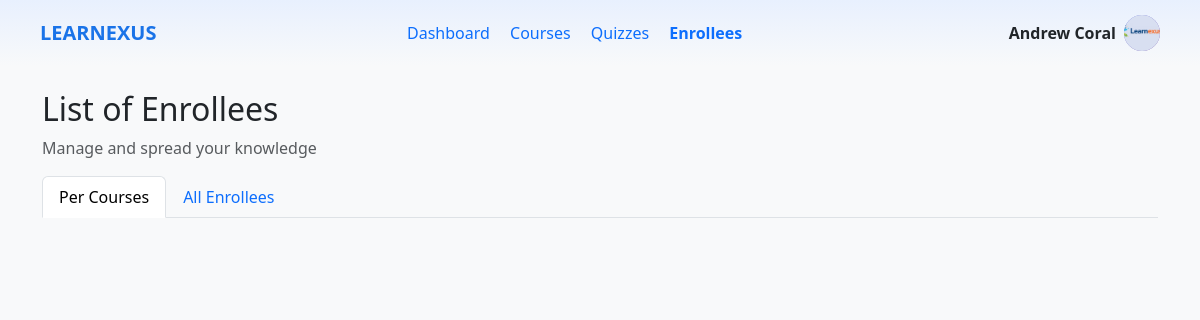
The app's page /teacher/enrollees.php (signed in), older data.
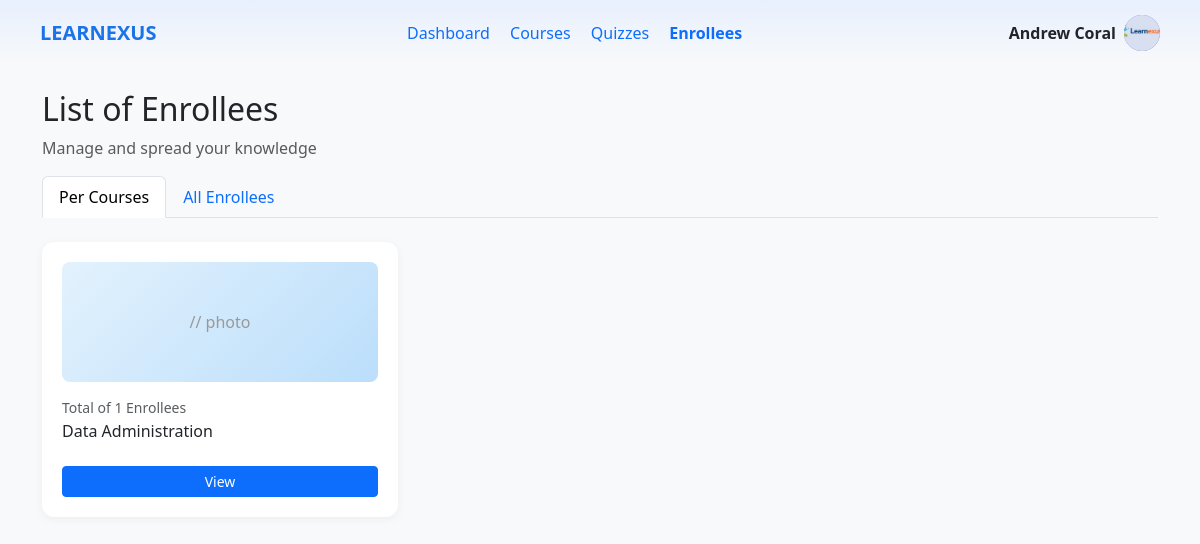
The same page, newer data.
### tables this page shows
CREATE TABLE `courses` (
  `courseID` int(11) NOT NULL,
  `teacherID` int(11) NOT NULL,
  `title` varchar(255) NOT NULL,
  `description` text DEFAULT NULL,
  `price` decimal(10,2) DEFAULT 0.00,
  `category` varchar(100) DEFAULT NULL,
  `status` enum('draft','published','archived') DEFAULT 'draft',
  `passingScore` int(11) DEFAULT 70,
  `createdAt` timestamp NOT NULL DEFAULT current_timestamp()
);

### teacher/enrollees.php (the view, shortened to what this page needs)
<?php
require_once '../database/db_connect.php';
$teacherID = $_SESSION['user_id'];
$stmt = $conn->prepare("SELECT avatar FROM users WHERE userID = ?");
$stmt->execute([$teacherID]);
$userAvatar = $stmt->fetchColumn();
$stmt = $conn->prepare("SELECT courseID, title FROM courses WHERE teacherID = ? ORDER BY title");
$stmt->execute([$teacherID]);
$courses = $stmt->fetchAll();
$enrolleesByCourse = [];
foreach ($courses as $course) {
    $stmt = $conn->prepare("
        SELECT u.userID, u.firstName, u.lastName, u.studentNumber, e.enrolledAt, e.progressPercentage
        FROM enrollments e
        JOIN users u ON e.userID = u.userID
        WHERE e.courseID = ?
        ORDER BY e.enrolledAt DESC
    ");
    $stmt->execute([$course['courseID']]);
    $enrolleesByCourse[$course['courseID']] = [
        'course' => $course,
        'enrollees' => $stmt->fetchAll()
    ];
}
?>
<!DOCTYPE html>
<html>
<head>
    <link href="https://cdn.jsdelivr.net/npm/bootstrap@5.3.3/dist/css/bootstrap.min.css" rel="stylesheet">
    <link rel="stylesheet" href="https://cdn.jsdelivr.net/npm/bootstrap-icons@1.11.1/font/bootstrap-icons.css">
</head>
<body>
    <div class="top-nav d-flex justify-content-between align-items-center">
         <a href="dashboard.php" class="brand text-decoration-none">
    LEARNEXUS
</a>
        <div>
            <a href="dashboard.php" class="me-3 text-decoration-none">Dashboard</a>
            <a href="courses.php" class="me-3 text-decoration-none">Courses</a>
            <a href="quizzes.php" class="me-3 text-decoration-none">Quizzes</a>
            <a href="enrollees.php" class="me-3 text-decoration-none text-primary fw-bold">Enrollees</a>
        </div>
        <a href="settings.php" class="d-flex align-items-center gap-2 text-decoration-none text-dark">
    <span class="fw-semibold">
        <?php echo htmlspecialchars($_SESSION['first_name'] . ' ' . $_SESSION['last_name']); ?>
    </span>
    <div class="user-avatar">
        <?php if (!empty($userAvatar) && file_exists($userAvatar)): ?>
            <img src="<?php echo htmlspecialchars($userAvatar); ?>" alt="Avatar">
        <?php else: ?>
            <?php echo strtoupper(substr($_SESSION['first_name'], 0, 1)); ?>
        <?php endif; ?>
    </div>
</a>
    </div>
    <div class="container mt-4">
        <h2>List of Enrollees</h2>
        <p class="text-muted">Manage and spread your knowledge</p>
        <ul class="nav nav-tabs mb-4">
            <li class="nav-item">
                <a class="nav-link active" data-bs-toggle="tab" href="#per-courses">Per Courses</a>
            </li>
            <li class="nav-item">
                <a class="nav-link" data-bs-toggle="tab" href="#all-enrollees">All Enrollees</a>
            </li>
        </ul>
        <div class="tab-content">
            <div class="tab-pane fade show active" id="per-courses">
                <div class="row">
                    <?php foreach ($enrolleesByCourse as $data): ?>
                        <?php if (count($data['enrollees']) > 0): ?>
                            <div class="col-md-4 mb-3">
                                <div class="course-card">
                                    <div style="height: 120px; background: linear-gradient(135deg, #e3f2fd 0%, #bbdefb 100%); border-radius: 8px; display: flex; align-items: center; justify-content: center; color: #999; margin-bottom: 15px;">
                                        // photo
                                    </div>
                                    <p class="text-muted small mb-1">Total of <?php echo count($data['enrollees']); ?> Enrollees</p>
                                    <h6><?php echo htmlspecialchars($data['course']['title']); ?></h6>
                                    <button class="btn btn-primary btn-sm w-100 mt-3" onclick="window.location.href='view_enrollees.php?course_id=<?php echo $data['course']['courseID']; ?>'">View</button>
                                </div>
                            </div>
                        <?php endif; ?>
                    <?php endforeach; ?>
                </div>
            </div>
        </div>
    </div>
</body>
</html>

Row changes from the older to the newer data that the page shows:
now on this page (row edited): courses: count($data['enrollees']) "1", title "Data Administration"
